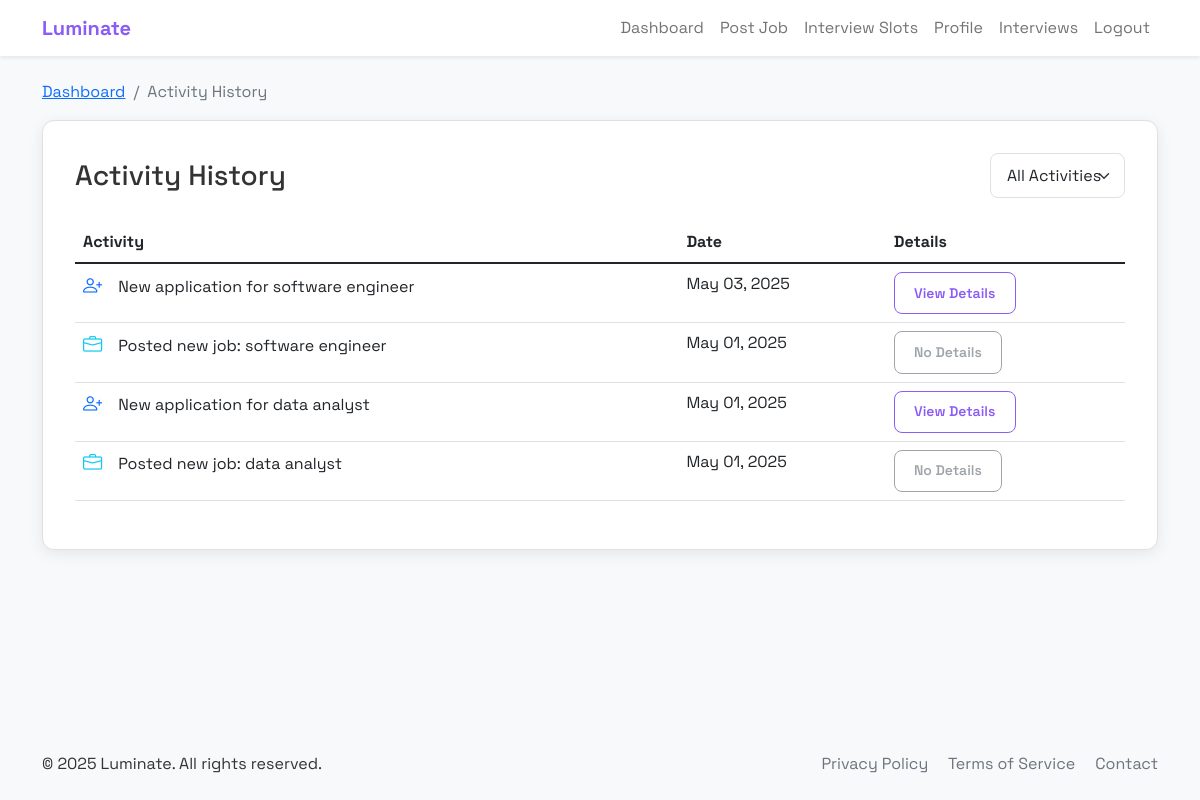
The app's page /all_activities (signed in) with its own data.
### application.py (models this page shows)
class Activity(db.Model):
    id = db.Column(db.Integer, primary_key=True)
    user_id = db.Column(db.Integer, db.ForeignKey('user.id'), nullable=False)
    job_id = db.Column(db.Integer, db.ForeignKey('job.id'))
    message = db.Column(db.String(200), nullable=False)
    date = db.Column(db.DateTime, default=datetime.utcnow)
    is_read = db.Column(db.Boolean, default=False)

### application.py (the view)
@app.route('/all_activities')
def all_activities():
    if 'user_id' not in session or not session.get('is_employer'):
        flash('Please login as employer', 'danger')
        return redirect(url_for('login'))
    user_id = session['user_id']
    activities = Activity.query.filter_by(user_id=user_id).order_by(Activity.date.desc()).all()
    today = datetime.utcnow()
    return render_template('all_activities.html', activities=activities, today=today)

### templates/all_activities.html (shortened to what this page needs)
{% extends "base.html" %}
{% block content %}
<div class="row mb-4">
    <div class="col-12">
        <nav aria-label="breadcrumb" class="animate-fade-in">
            <ol class="breadcrumb">
                <li class="breadcrumb-item"><a href="{{ url_for('employer_dashboard') }}">Dashboard</a></li>
                <li class="breadcrumb-item active" aria-current="page">Activity History</li>
            </ol>
        </nav>
        <div class="content-card animate-fade-in">
            <div class="d-flex justify-content-between align-items-center mb-4">
                <h1 class="h3 mb-0">Activity History</h1>
                <div>
                    <select class="form-select" id="activityFilter">
                        <option value="all" selected>All Activities</option>
                    </select>
                </div>
            </div>
            {% if activities %}
                <div class="table-responsive">
                    <table class="table table-hover">
                        <thead>
                            <tr>
                                <th>Activity</th>
                                <th>Date</th>
                                <th>Details</th>
                            </tr>
                        </thead>
                        <tbody>
                            {% for activity in activities %}
                                <tr class="activity-row" data-type="{{ activity.type }}">
                                    <td>
                                        <div class="d-flex align-items-center">
                                            {% if 'application' in activity.message.lower() %}
                                                <i class="bi bi-person-plus text-primary me-3" style="font-size: 1.2rem;"></i>
                                            {% elif 'interview' in activity.message.lower() %}
                                                <i class="bi bi-calendar-check text-success me-3" style="font-size: 1.2rem;"></i>
                                            {% elif 'job' in activity.message.lower() %}
                                                <i class="bi bi-briefcase text-info me-3" style="font-size: 1.2rem;"></i>
                                            {% else %}
                                                <i class="bi bi-activity text-secondary me-3" style="font-size: 1.2rem;"></i>
                                            {% endif %}
                                            {{ activity.message }}
                                        </div>
                                    </td>
                                    <td>
                                        {% if activity.date.date() == today %}
                                            Today, {{ activity.date.strftime('%I:%M %p') }}
                                        {% else %}
                                            {{ activity.date.strftime('%b %d, %Y') }}
                                        {% endif %}
                                    </td>
                                    <td>
                                        {% if activity.job_id %}
                                            <a href="{{ url_for('view_applications', job_id=activity.job_id) }}" class="btn btn-sm btn-outline-primary">View Details</a>
                                        {% else %}
                                            <button class="btn btn-sm btn-outline-secondary" disabled>No Details</button>
                                        {% endif %}
                                    </td>
                                </tr>
                            {% endfor %}
                        </tbody>
                    </table>
                </div>
            {% endif %}
        </div>
    </div>
</div>
{% endblock %}

### static/css/styles.css (style rules this page uses)
:root { --primary-color: #8B5CF6; --primary-hover: #7C3AED; --secondary-color: #64b5f6; --background-color: #f8f9fa; --card-bg: #ffffff; --text-color: #333333; --border-color: #e0e0e0; --shadow: 0 4px 15px rgba(0, 0, 0, 0.08); --shadow-hover: 0 6px 20px rgba(0, 0, 0, 0.1); --border-radius: 12px; --transition: all 0.3s ease; }
body { font-family: 'Space Grotesk', sans-serif; background-color: var(--background-color); color: var(--text-color); margin: 0; padding: 0; display: flex; flex-direction: column; min-height: 100vh; }
h1, h2, h3, h4, h5, h6 { font-weight: 700; }
button, .btn { font-family: 'Space Grotesk', sans-serif; }
.animate-fade-in { opacity: 0; transform: translateY(10px); transition: opacity 0.5s ease, transform 0.5s ease; }
.animate-fade-in.show, .animate-pop-in.show { opacity: 1; transform: translateY(0) scale(1); }
.content-card { background: var(--card-bg); border-radius: var(--border-radius); box-shadow: var(--shadow); padding: 2rem; margin-bottom: 1.5rem; border: 1px solid var(--border-color); transition: var(--transition); }
.form-control, .form-select { border-radius: 8px; padding: 0.6rem 1rem; border: 1px solid var(--border-color); font-family: 'Space Grotesk', sans-serif; transition: var(--transition); }
.btn { border-radius: 8px; padding: 0.6rem 1.2rem; font-weight: 600; transition: var(--transition); }
.btn-outline-primary { color: var(--primary-color); border-color: var(--primary-color); }

### records on screen
Activity: message "New application for software engineer", date "May 03, 2025"
Activity: message "Posted new job: software engineer", date "May 01, 2025", shows "No Details"
Activity: message "New application for data analyst", date "May 01, 2025"
Activity: message "Posted new job: data analyst", date "May 01, 2025", shows "No Details"
